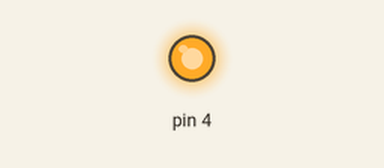
A sketch run on a simulated Arduino Uno, built with avr-gcc and run on an emulated ATmega328P. On the bench: output pins drawn as LEDs (lit = HIGH). Random numbers use the default seed unless the sketch sets one; what the sketch prints to the serial monitor is not drawn.

Above: at 2.5 s.
At 27.0 s:
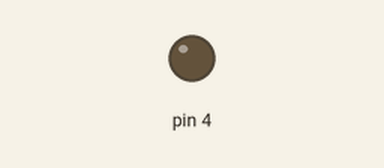
Timing chart, 0 to 39.0 s (numbered marks = the images above):
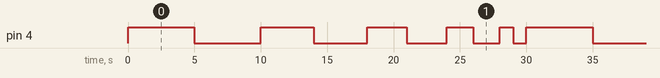

The sketch:

pattern_test.ino
```cpp
int patterns[][10] = { 	{5, 5, 4, 4, 3, 3, 2, 2, 1, 1},
						{5, 1, 4, 2, 3, 3, 2, 4, 1, 5},
						{1, 1, 2, 2, 3, 3, 4, 4, 5, 5},
						{4, 4, 2, 2, 5, 5, 1, 1, 3, 3}
					};

const int num_patterns = 4;

int pattern;
int pattern_pos = 0;
int pattern_len;

unsigned long next_swap = 0;

volatile byte state = LOW;

void setup() {
	Serial.begin(9600);
	randomSeed(analogRead(0));
	pattern = int(random(4));
	pattern_len = sizeof(patterns[pattern]) / sizeof(int);

	pinMode(4, OUTPUT);
}

void loop() {
	if(millis() >= next_swap) {
		swapState();
		next_swap = millis() + (patterns[pattern][pattern_pos]*1000);
		pattern_pos = (pattern_pos + 1) % pattern_len;
	}

	Serial.println(state);
}

void swapState() {
	if(state) digitalWrite(4, LOW);
	else digitalWrite(4, HIGH);
	state = !state;
}
```

Measured:
- by itself, pin 4: repeats every 30.0 s: LOW 5.0 s, HIGH 4.0 s, LOW 4.0 s, HIGH 3.0 s, LOW 3.0 s, HIGH 2.0 s, LOW 2.0 s, HIGH 1.0 s, LOW 1.0 s, HIGH 5.0 s
- by itself, everything shown: repeats every 30.0 s, in 10 steps
